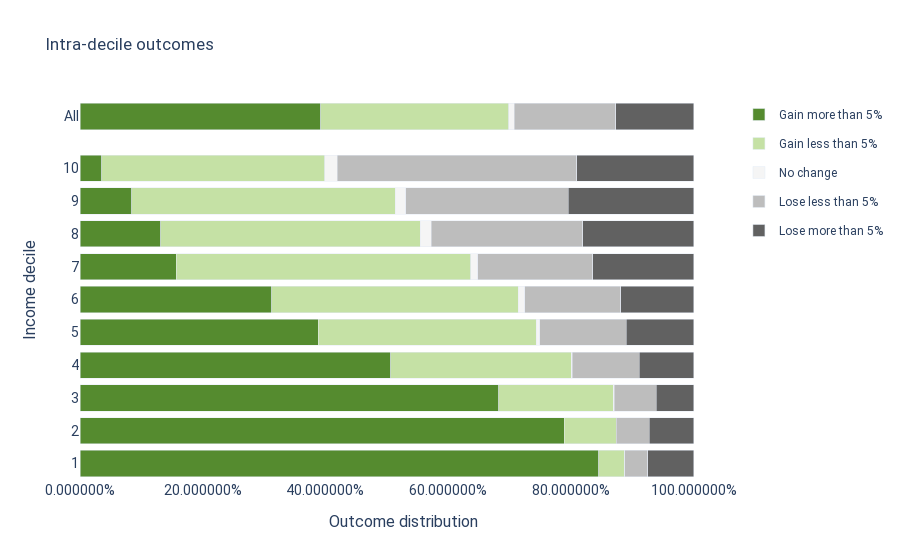

The notebook cell this image was saved under:
### Markdown cell above
Impacts vary within income deciles as well. 89% of the bottom decile comes out ahead, though 7% of them would experience net income decreases of 5% or more (high-asset, low-income people, like many pensioners). Conversely, two in five members of the upper decile would come out ahead (low-asset, high-income people, like newly-graduated physicians).

### Code cell
show_plot(charts["intra_decile_chart"], dict(yaxis_dtick=1))

### Figure 1 — Plotly figure (JSON) as saved in the notebook; plotly's stock layout.template omitted (floating-point values rounded to 4 significant figures)
{"data": [{"alignmentgroup": "True", "hovertemplate": "Outcome=Gain more than 5%<br>Fraction=%{x}<br>Decile=%{y}<extra></extra>", "legendgroup": "Gain more than 5%", "marker": {"color": "#558B2F", "pattern": {"shape": ""}}, "name": "Gain more than 5%", "offsetgroup": "Gain more than 5%", "orientation": "h", "showlegend": false, "textposition": "auto", "type": "bar", "x": [0.392], "xaxis": "x", "y": ["All"], "yaxis": "y"}, {"alignmentgroup": "True", "hovertemplate": "Outcome=Gain less than 5%<br>Fraction=%{x}<br>Decile=%{y}<extra></extra>", "legendgroup": "Gain less than 5%", "marker": {"color": "#C5E1A5", "pattern": {"shape": ""}}, "name": "Gain less than 5%", "offsetgroup": "Gain less than 5%", "orientation": "h", "showlegend": false, "textposition": "auto", "type": "bar", "x": [0.3066], "xaxis": "x", "y": ["All"], "yaxis": "y"}, {"alignmentgroup": "True", "hovertemplate": "Outcome=No change<br>Fraction=%{x}<br>Decile=%{y}<extra></extra>", "legendgroup": "No change", "marker": {"color": "#F5F5F5", "pattern": {"shape": ""}}, "name": "No change", "offsetgroup": "No change", "orientation": "h", "showlegend": false, "textposition": "auto", "type": "bar", "x": [0.008759], "xaxis": "x", "y": ["All"], "yaxis": "y"}, {"alignmentgroup": "True", "hovertemplate": "Outcome=Lose less than 5%<br>Fraction=%{x}<br>Decile=%{y}<extra></extra>", "legendgroup": "Lose less than 5%", "marker": {"color": "#BDBDBD", "pattern": {"shape": ""}}, "name": "Lose less than 5%", "offsetgroup": "Lose less than 5%", "orientation": "h", "showlegend": false, "textposition": "auto", "type": "bar", "x": [0.1658], "xaxis": "x", "y": ["All"], "yaxis": "y"}, {"alignmentgroup": "True", "hovertemplate": "Outcome=Lose more than 5%<br>Fraction=%{x}<br>Decile=%{y}<extra></extra>", "legendgroup": "Lose more than 5%", "marker": {"color": "#616161", "pattern": {"shape": ""}}, "name": "Lose more than 5%", "offsetgroup": "Lose more than 5%", "orientation": "h", "showlegend": false, "textposition": "auto", "type": "bar", "x": [0.1268], "xaxis": "x", "y": ["All"], "yaxis": "y"}, {"alignmentgroup": "True", "hovertemplate": "Outcome=Gain more than 5%<br>Fraction=%{x}<br>Decile=%{y}<extra></extra>", "legendgroup": "Gain more than 5%", "marker": {"color": "#558B2F", "pattern": {"shape": ""}}, "name": "Gain more than 5%", "offsetgroup": "Gain more than 5%", "orientation": "h", "showlegend": true, "textposition": "auto", "type": "bar", "x": [0.8451, 0.7889, 0.6822, 0.5062, 0.3885, 0.3126, 0.1572, 0.1313, 0.08407, 0.03521], "xaxis": "x2", "y": ["1", "2", "3", "4", "5", "6", "7", "8", "9", "10"], "yaxis": "y2"}, {"alignmentgroup": "True", "hovertemplate": "Outcome=Gain less than 5%<br>Fraction=%{x}<br>Decile=%{y}<extra></extra>", "legendgroup": "Gain less than 5%", "marker": {"color": "#C5E1A5", "pattern": {"shape": ""}}, "name": "Gain less than 5%", "offsetgroup": "Gain less than 5%", "orientation": "h", "showlegend": true, "textposition": "auto", "type": "bar", "x": [0.04225, 0.08446, 0.187, 0.2941, 0.3553, 0.4013, 0.4799, 0.4229, 0.4293, 0.3633], "xaxis": "x2", "y": ["1", "2", "3", "4", "5", "6", "7", "8", "9", "10"], "yaxis": "y2"}, {"alignmentgroup": "True", "hovertemplate": "Outcome=No change<br>Fraction=%{x}<br>Decile=%{y}<extra></extra>", "legendgroup": "No change", "marker": {"color": "#F5F5F5", "pattern": {"shape": ""}}, "name": "No change", "offsetgroup": "No change", "orientation": "h", "showlegend": true, "textposition": "auto", "type": "bar", "x": [0.0003207, 0.0003631, 0.00115, 0.001809, 0.0056, 0.01051, 0.0115, 0.01816, 0.01714, 0.02083], "xaxis": "x2", "y": ["1", "2", "3", "4", "5", "6", "7", "8", "9", "10"], "yaxis": "y2"}, {"alignmentgroup": "True", "hovertemplate": "Outcome=Lose less than 5%<br>Fraction=%{x}<br>Decile=%{y}<extra></extra>", "legendgroup": "Lose less than 5%", "marker": {"color": "#BDBDBD", "pattern": {"shape": ""}}, "name": "Lose less than 5%", "offsetgroup": "Lose less than 5%", "orientation": "h", "showlegend": true, "textposition": "auto", "type": "bar", "x": [0.03758, 0.05417, 0.06864, 0.1089, 0.1404, 0.1567, 0.1871, 0.2466, 0.2654, 0.3899], "xaxis": "x2", "y": ["1", "2", "3", "4", "5", "6", "7", "8", "9", "10"], "yaxis": "y2"}, {"alignmentgroup": "True", "hovertemplate": "Outcome=Lose more than 5%<br>Fraction=%{x}<br>Decile=%{y}<extra></extra>", "legendgroup": "Lose more than 5%", "marker": {"color": "#616161", "pattern": {"shape": ""}}, "name": "Lose more than 5%", "offsetgroup": "Lose more than 5%", "orientation": "h", "showlegend": true, "textposition": "auto", "type": "bar", "x": [0.07475, 0.07207, 0.06098, 0.08903, 0.1102, 0.1189, 0.1644, 0.1811, 0.2041, 0.1907], "xaxis": "x2", "y": ["1", "2", "3", "4", "5", "6", "7", "8", "9", "10"], "yaxis": "y2"}], "layout": {"annotations": [{"font": {"size": 16}, "showarrow": false, "text": "Outcome distribution", "x": 0.5, "xanchor": "center", "xref": "paper", "y": 0, "yanchor": "top", "yref": "paper", "yshift": -30}, {"font": {"size": 16}, "showarrow": false, "text": "Income decile", "textangle": -90, "x": 0, "xanchor": "right", "xref": "paper", "xshift": -40, "y": 0.5, "yanchor": "middle", "yref": "paper"}], "barmode": "stack", "font": {"family": "Roboto"}, "hoverlabel": {"align": "right"}, "paper_bgcolor": "white", "plot_bgcolor": "white", "title": {"text": "Intra-decile outcomes"}, "xaxis": {"anchor": "y", "domain": [0, 1], "matches": "x2", "showgrid": false, "showticklabels": false, "tickfont": {"size": 14}, "tickformat": "%", "title": {"font": {"color": "black", "size": 16}}}, "xaxis2": {"anchor": "y2", "domain": [0, 1], "showgrid": false, "tickfont": {"size": 14}, "tickformat": "%", "title": {"font": {"color": "black", "size": 16}}}, "yaxis": {"anchor": "x", "domain": [0.9136, 1], "dtick": 1, "tickfont": {"size": 14}, "title": {"font": {"color": "black", "size": 16}}}, "yaxis2": {"anchor": "x2", "domain": [0, 0.8636], "tickfont": {"size": 14}, "title": {"font": {"color": "black", "size": 16}}}}}
